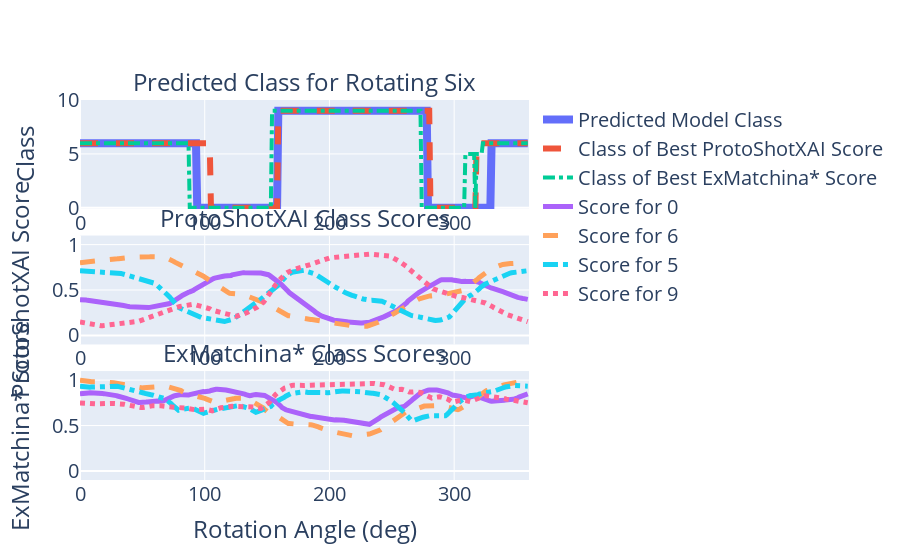

Write notebook code for a chart like this one.
### Code cell
from plotly.subplots import make_subplots
import plotly.graph_objects as go

# Create traces
deg = np.arange(360)
fig = make_subplots(rows=3, cols=1, vertical_spacing = 0.07, subplot_titles=("Predicted Class for Rotating Six","ProtoShotXAI Class Scores", "ExMatchina* Class Scores"))
fig.update_annotations(font_size=24)

fig.add_trace(go.Scatter(x=deg, y=class_val,
                    mode='lines', line=dict(width=8),
                    name='Predicted Model Class'),row=1, col=1)
fig.add_trace(go.Scatter(x=deg, y=protoshotXAI_class,
                    mode='lines', line=dict(width=6, dash='dash'),
                    name='Class of Best ProtoShotXAI Score'),row=1, col=1)
fig.add_trace(go.Scatter(x=deg, y=ex_matchina_class,
                    mode='lines', line=dict(width=4, dash='dashdot'),
                    name='Class of Best ExMatchina* Score'),row=1, col=1)
fig.update_xaxes(range = [0,360], row=1, col=1)
fig.update_yaxes(title_text="Class", range = [-0.1,10], row=1, col=1)

fig.add_trace(go.Scatter(x=deg, y=scores_0,
                    mode='lines', line=dict(color="#AB63FA", width=5),
                    name='Score for 0'),row=2, col=1)
fig.add_trace(go.Scatter(x=deg, y=scores_6,
                    mode='lines', line=dict(color="#FFA15A", width=5, dash='dash'),
                    name='Score for 6'),row=2, col=1)
fig.add_trace(go.Scatter(x=deg, y=scores_5,
                    mode='lines', line=dict(color="#19D3F3", width=5, dash='dashdot'),
                    name='Score for 5'),row=2, col=1)
fig.add_trace(go.Scatter(x=deg, y=scores_9,
                    mode='lines',line=dict(color="#FF6692", width=5, dash='dot'),
                    name='Score for 9'),row=2, col=1)
fig.update_xaxes(range = [0,360], row=2, col=1)
fig.update_yaxes(title_text="ProtoShotXAI Score", range = [-0.1,1.1], row=2, col=1)

fig.add_trace(go.Scatter(x=deg, y=ex_matchina_score_0,
                    mode='lines', line=dict(color="#AB63FA", width=5),
                    name='Score for 0',showlegend=False),row=3, col=1)
fig.add_trace(go.Scatter(x=deg, y=ex_matchina_score_6,
                    mode='lines', line=dict(color="#FFA15A", width=5, dash='dash'),
                    name='Score for 6',showlegend=False),row=3, col=1)
fig.add_trace(go.Scatter(x=deg, y=ex_matchina_score_5,
                    mode='lines', line=dict(color="#19D3F3", width=5, dash='dashdot'),
                    name='Score for 5',showlegend=False),row=3, col=1)
fig.add_trace(go.Scatter(x=deg, y=ex_matchina_score_9,
                    mode='lines', line=dict(color="#FF6692", width=5, dash='dot'),
                    name='Score for 9',showlegend=False),row=3, col=1)
fig.update_xaxes(title_text="Rotation Angle (deg)", range = [0,360], row=3, col=1)
fig.update_yaxes(title_text="ExMatchina* Score", range = [-0.1,1.1], row=3, col=1)

fig.update_layout(
    font=dict(
        size=20,
    )
)
fig.update_layout(title_font_size=24)

fig.show()

import plotly.io as pio
pio.write_image(fig, './results/Revolving_Six/Revolving_Six_Experiment.png', width=1400, height=1000)

### Figure 1 — Plotly figure (JSON) as saved in the notebook; plotly's stock layout.template omitted (floating-point values rounded to 4 significant figures; data arrays with more than 128 entries replaced by an {"elided": "..."} marker saying what was removed)
{"data": [{"line": {"width": 8}, "mode": "lines", "name": "Predicted Model Class", "type": "scatter", "x": {"elided": "360 int values"}, "xaxis": "x", "y": {"elided": "360 int values"}, "yaxis": "y"}, {"line": {"dash": "dash", "width": 6}, "mode": "lines", "name": "Class of Best ProtoShotXAI Score", "type": "scatter", "x": {"elided": "360 int values"}, "xaxis": "x", "y": {"elided": "360 int values"}, "yaxis": "y"}, {"line": {"dash": "dashdot", "width": 4}, "mode": "lines", "name": "Class of Best ExMatchina* Score", "type": "scatter", "x": {"elided": "360 int values"}, "xaxis": "x", "y": {"elided": "360 int values"}, "yaxis": "y"}, {"line": {"color": "#AB63FA", "width": 5}, "mode": "lines", "name": "Score for 0", "type": "scatter", "x": {"elided": "360 int values"}, "xaxis": "x2", "y": {"elided": "360 float values"}, "yaxis": "y2"}, {"line": {"color": "#FFA15A", "dash": "dash", "width": 5}, "mode": "lines", "name": "Score for 6", "type": "scatter", "x": {"elided": "360 int values"}, "xaxis": "x2", "y": {"elided": "360 float values"}, "yaxis": "y2"}, {"line": {"color": "#19D3F3", "dash": "dashdot", "width": 5}, "mode": "lines", "name": "Score for 5", "type": "scatter", "x": {"elided": "360 int values"}, "xaxis": "x2", "y": {"elided": "360 float values"}, "yaxis": "y2"}, {"line": {"color": "#FF6692", "dash": "dot", "width": 5}, "mode": "lines", "name": "Score for 9", "type": "scatter", "x": {"elided": "360 int values"}, "xaxis": "x2", "y": {"elided": "360 float values"}, "yaxis": "y2"}, {"line": {"color": "#AB63FA", "width": 5}, "mode": "lines", "name": "Score for 0", "showlegend": false, "type": "scatter", "x": {"elided": "360 int values"}, "xaxis": "x3", "y": {"elided": "360 float values"}, "yaxis": "y3"}, {"line": {"color": "#FFA15A", "dash": "dash", "width": 5}, "mode": "lines", "name": "Score for 6", "showlegend": false, "type": "scatter", "x": {"elided": "360 int values"}, "xaxis": "x3", "y": {"elided": "360 float values"}, "yaxis": "y3"}, {"line": {"color": "#19D3F3", "dash": "dashdot", "width": 5}, "mode": "lines", "name": "Score for 5", "showlegend": false, "type": "scatter", "x": {"elided": "360 int values"}, "xaxis": "x3", "y": {"elided": "360 float values"}, "yaxis": "y3"}, {"line": {"color": "#FF6692", "dash": "dot", "width": 5}, "mode": "lines", "name": "Score for 9", "showlegend": false, "type": "scatter", "x": {"elided": "360 int values"}, "xaxis": "x3", "y": {"elided": "360 float values"}, "yaxis": "y3"}], "layout": {"annotations": [{"font": {"size": 24}, "showarrow": false, "text": "Predicted Class for Rotating Six", "x": 0.5, "xanchor": "center", "xref": "paper", "y": 1, "yanchor": "bottom", "yref": "paper"}, {"font": {"size": 24}, "showarrow": false, "text": "ProtoShotXAI Class Scores", "x": 0.5, "xanchor": "center", "xref": "paper", "y": 0.6433, "yanchor": "bottom", "yref": "paper"}, {"font": {"size": 24}, "showarrow": false, "text": "ExMatchina* Class Scores", "x": 0.5, "xanchor": "center", "xref": "paper", "y": 0.2867, "yanchor": "bottom", "yref": "paper"}], "font": {"size": 20}, "title": {"font": {"size": 24}}, "xaxis": {"anchor": "y", "domain": [0, 1], "range": [0, 360]}, "xaxis2": {"anchor": "y2", "domain": [0, 1], "range": [0, 360]}, "xaxis3": {"anchor": "y3", "domain": [0, 1], "range": [0, 360], "title": {"text": "Rotation Angle (deg)"}}, "yaxis": {"anchor": "x", "domain": [0.7133, 1], "range": [-0.1, 10], "title": {"text": "Class"}}, "yaxis2": {"anchor": "x2", "domain": [0.3567, 0.6433], "range": [-0.1, 1.1], "title": {"text": "ProtoShotXAI Score"}}, "yaxis3": {"anchor": "x3", "domain": [0, 0.2867], "range": [-0.1, 1.1], "title": {"text": "ExMatchina* Score"}}}}
